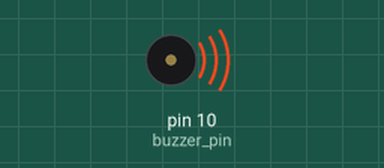
A sketch run on a simulated Arduino Uno, built with avr-gcc and run on an emulated ATmega328P. Parts: buzzer (waves = sounding).

Above: at 0.1 s.
Timing chart, 0 to 1.6 s (numbered marks = the images above):
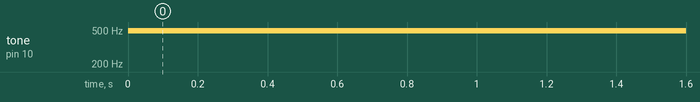

The sketch:

Buzzer.ino
```cpp
int buzzer_pin = 10; // some pwm pin to power buzzer
int buzzer_val = 3; // some integer value from 0 to 255

void setup() {
  pinMode(buzzer_pin, OUTPUT);
}

void loop() {
  analogWrite(buzzer_pin, buzzer_val);
}
```

Measured:
- by itself, tone on pin 10 (buzzer_pin): silent → 490 Hz at 0.00 s
